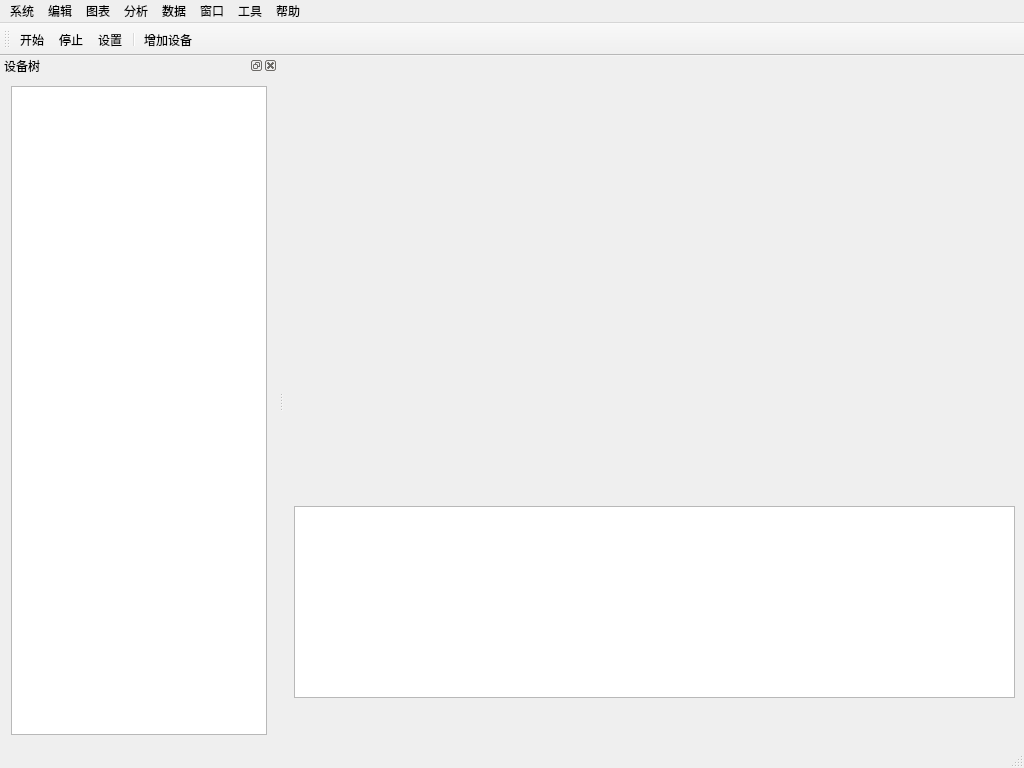
<?xml version="1.0" encoding="UTF-8"?>
<ui version="4.0">
 <class>MainWindow</class>
 <widget class="QMainWindow" name="MainWindow">
  <property name="geometry">
   <rect>
    <x>0</x>
    <y>0</y>
    <width>1024</width>
    <height>768</height>
   </rect>
  </property>
  <property name="sizePolicy">
   <sizepolicy hsizetype="Expanding" vsizetype="Expanding">
    <horstretch>0</horstretch>
    <verstretch>0</verstretch>
   </sizepolicy>
  </property>
  <property name="minimumSize">
   <size>
    <width>1024</width>
    <height>768</height>
   </size>
  </property>
  <property name="windowTitle">
   <string>LiteSolar</string>
  </property>
  <property name="windowIcon">
   <iconset>
    <normaloff>:/image/prefix1/rc/ic_launcher.png</normaloff>:/image/prefix1/rc/ic_launcher.png</iconset>
  </property>
  <property name="documentMode">
   <bool>false</bool>
  </property>
  <widget class="QWidget" name="centralWidget">
   <property name="sizePolicy">
    <sizepolicy hsizetype="Expanding" vsizetype="Expanding">
     <horstretch>0</horstretch>
     <verstretch>0</verstretch>
    </sizepolicy>
   </property>
   <property name="layoutDirection">
    <enum>Qt::LeftToRight</enum>
   </property>
   <property name="autoFillBackground">
    <bool>true</bool>
   </property>
   <widget class="QListWidget" name="listWidget">
    <property name="geometry">
     <rect>
      <x>10</x>
      <y>450</y>
      <width>721</width>
      <height>192</height>
     </rect>
    </property>
   </widget>
  </widget>
  <widget class="QMenuBar" name="menuBar">
   <property name="geometry">
    <rect>
     <x>0</x>
     <y>0</y>
     <width>1024</width>
     <height>26</height>
    </rect>
   </property>
   <widget class="QMenu" name="menuFile">
    <property name="title">
     <string>系统</string>
    </property>
    <addaction name="actionBegin"/>
    <addaction name="actionStop"/>
    <addaction name="separator"/>
    <addaction name="actionSetting"/>
    <addaction name="separator"/>
    <addaction name="actionImport"/>
    <addaction name="actionExport"/>
    <addaction name="separator"/>
    <addaction name="actionExit"/>
   </widget>
   <widget class="QMenu" name="menuDevice">
    <property name="title">
     <string>编辑</string>
    </property>
    <addaction name="actionNewUnit"/>
    <addaction name="actionEditUnit"/>
    <addaction name="separator"/>
    <addaction name="action3"/>
    <addaction name="action4"/>
    <addaction name="action5"/>
    <addaction name="separator"/>
    <addaction name="action6"/>
   </widget>
   <widget class="QMenu" name="menuData">
    <property name="title">
     <string>数据</string>
    </property>
    <widget class="QMenu" name="menu_3">
     <property name="title">
      <string>导出</string>
     </property>
     <addaction name="actionDdfdf"/>
    </widget>
    <addaction name="action4_2"/>
    <addaction name="action5_2"/>
    <addaction name="separator"/>
    <addaction name="menu_3"/>
    <addaction name="action7"/>
   </widget>
   <widget class="QMenu" name="menuHelp">
    <property name="title">
     <string>帮助</string>
    </property>
    <addaction name="actionOffical"/>
    <addaction name="actionHelp"/>
    <addaction name="separator"/>
    <addaction name="actionAbout"/>
   </widget>
   <widget class="QMenu" name="menu">
    <property name="title">
     <string>工具</string>
    </property>
    <addaction name="actionModbus"/>
   </widget>
   <widget class="QMenu" name="menuForm">
    <property name="title">
     <string>窗口</string>
    </property>
    <addaction name="actionMain"/>
    <addaction name="actionTree"/>
    <addaction name="actionDebug"/>
    <addaction name="separator"/>
    <addaction name="actionShow"/>
    <addaction name="actionHide"/>
   </widget>
   <widget class="QMenu" name="menuChart">
    <property name="title">
     <string>图表</string>
    </property>
    <addaction name="action1_2"/>
    <addaction name="action2_2"/>
    <addaction name="action3_2"/>
   </widget>
   <widget class="QMenu" name="menu_2">
    <property name="title">
     <string>分析</string>
    </property>
    <addaction name="actionPower"/>
   </widget>
   <addaction name="menuFile"/>
   <addaction name="menuDevice"/>
   <addaction name="menuChart"/>
   <addaction name="menu_2"/>
   <addaction name="menuData"/>
   <addaction name="menuForm"/>
   <addaction name="menu"/>
   <addaction name="menuHelp"/>
  </widget>
  <widget class="QToolBar" name="toolBar">
   <property name="windowTitle">
    <string>toolBar</string>
   </property>
   <property name="toolButtonStyle">
    <enum>Qt::ToolButtonTextUnderIcon</enum>
   </property>
   <attribute name="toolBarArea">
    <enum>TopToolBarArea</enum>
   </attribute>
   <attribute name="toolBarBreak">
    <bool>false</bool>
   </attribute>
   <addaction name="action"/>
   <addaction name="action_2"/>
   <addaction name="action_3"/>
   <addaction name="separator"/>
   <addaction name="action_4"/>
  </widget>
  <widget class="QStatusBar" name="statusBar"/>
  <widget class="QDockWidget" name="dockWidgetTree">
   <property name="windowTitle">
    <string>设备树</string>
   </property>
   <attribute name="dockWidgetArea">
    <number>1</number>
   </attribute>
   <widget class="QWidget" name="dockWidgetContents">
    <property name="sizePolicy">
     <sizepolicy hsizetype="Expanding" vsizetype="Expanding">
      <horstretch>0</horstretch>
      <verstretch>0</verstretch>
     </sizepolicy>
    </property>
    <layout class="QGridLayout" name="gridLayout">
     <item row="0" column="0">
      <widget class="QTreeWidget" name="treeWidget">
       <property name="minimumSize">
        <size>
         <width>100</width>
         <height>0</height>
        </size>
       </property>
       <property name="maximumSize">
        <size>
         <width>16777215</width>
         <height>16777215</height>
        </size>
       </property>
       <property name="headerHidden">
        <bool>true</bool>
       </property>
       <column>
        <property name="text">
         <string notr="true">1</string>
        </property>
       </column>
      </widget>
     </item>
    </layout>
   </widget>
  </widget>
  <action name="actionBegin">
   <property name="text">
    <string>开始通讯</string>
   </property>
   <property name="toolTip">
    <string>开始通讯</string>
   </property>
  </action>
  <action name="action">
   <property name="icon">
    <iconset resource="solar.qrc">
     <normaloff>:/image/rc/icon-play.png</normaloff>:/image/rc/icon-play.png</iconset>
   </property>
   <property name="text">
    <string>开始</string>
   </property>
  </action>
  <action name="action_2">
   <property name="icon">
    <iconset resource="solar.qrc">
     <normaloff>:/image/rc/icon-stop.png</normaloff>:/image/rc/icon-stop.png</iconset>
   </property>
   <property name="text">
    <string>停止</string>
   </property>
  </action>
  <action name="action_3">
   <property name="icon">
    <iconset resource="solar.qrc">
     <normaloff>:/image/rc/edit-device.png</normaloff>:/image/rc/edit-device.png</iconset>
   </property>
   <property name="text">
    <string>设置</string>
   </property>
  </action>
  <action name="action_4">
   <property name="icon">
    <iconset resource="solar.qrc">
     <normaloff>:/image/rc/iocn-add.png</normaloff>:/image/rc/iocn-add.png</iconset>
   </property>
   <property name="text">
    <string>增加设备</string>
   </property>
  </action>
  <action name="actionOffical">
   <property name="text">
    <string>官网</string>
   </property>
  </action>
  <action name="actionHelp">
   <property name="text">
    <string>帮助</string>
   </property>
  </action>
  <action name="actionAbout">
   <property name="text">
    <string>关于</string>
   </property>
  </action>
  <action name="actionStop">
   <property name="text">
    <string>停止通讯</string>
   </property>
   <property name="toolTip">
    <string>停止通讯</string>
   </property>
  </action>
  <action name="actionSetting">
   <property name="text">
    <string>系统设置</string>
   </property>
   <property name="toolTip">
    <string>系统设置</string>
   </property>
  </action>
  <action name="actionExit">
   <property name="text">
    <string>退出</string>
   </property>
   <property name="toolTip">
    <string>退出</string>
   </property>
  </action>
  <action name="actionNewUnit">
   <property name="text">
    <string>新建分区</string>
   </property>
   <property name="toolTip">
    <string>新建分区</string>
   </property>
  </action>
  <action name="actionEditUnit">
   <property name="text">
    <string>编辑分区</string>
   </property>
   <property name="toolTip">
    <string>编辑分区</string>
   </property>
  </action>
  <action name="action3">
   <property name="text">
    <string>新建设备</string>
   </property>
   <property name="toolTip">
    <string>新建设备</string>
   </property>
  </action>
  <action name="action4">
   <property name="text">
    <string>修改设备</string>
   </property>
   <property name="toolTip">
    <string>修改设备</string>
   </property>
  </action>
  <action name="action5">
   <property name="text">
    <string>删除设备</string>
   </property>
   <property name="toolTip">
    <string>删除设备</string>
   </property>
  </action>
  <action name="action6">
   <property name="text">
    <string>批量删除设备</string>
   </property>
   <property name="toolTip">
    <string>批量删除设备</string>
   </property>
  </action>
  <action name="action1_2">
   <property name="text">
    <string>实时曲线</string>
   </property>
   <property name="toolTip">
    <string>实时曲线</string>
   </property>
  </action>
  <action name="action2_2">
   <property name="text">
    <string>历史曲线</string>
   </property>
   <property name="toolTip">
    <string>历史曲线</string>
   </property>
  </action>
  <action name="action3_2">
   <property name="text">
    <string>发电统计</string>
   </property>
   <property name="toolTip">
    <string>发电统计</string>
   </property>
  </action>
  <action name="action4_2">
   <property name="text">
    <string>历史数据</string>
   </property>
   <property name="toolTip">
    <string>历史数据</string>
   </property>
  </action>
  <action name="action5_2">
   <property name="text">
    <string>历史事件</string>
   </property>
   <property name="toolTip">
    <string>历史事件</string>
   </property>
  </action>
  <action name="action7">
   <property name="text">
    <string>光伏报表</string>
   </property>
   <property name="toolTip">
    <string>光伏报表</string>
   </property>
  </action>
  <action name="actionDdfdf">
   <property name="text">
    <string>数据导出</string>
   </property>
   <property name="toolTip">
    <string>数据导出</string>
   </property>
  </action>
  <action name="actionExport">
   <property name="text">
    <string>导出</string>
   </property>
  </action>
  <action name="actionImport">
   <property name="text">
    <string>导入</string>
   </property>
  </action>
  <action name="actionModbus">
   <property name="text">
    <string>Modbus地址探测</string>
   </property>
  </action>
  <action name="actionMain">
   <property name="text">
    <string>主窗口</string>
   </property>
  </action>
  <action name="actionTree">
   <property name="text">
    <string>设备树</string>
   </property>
  </action>
  <action name="actionDebug">
   <property name="text">
    <string>调试输出窗口</string>
   </property>
  </action>
  <action name="actionPower">
   <property name="text">
    <string>功率分析</string>
   </property>
  </action>
  <action name="actionShow">
   <property name="text">
    <string>显示所有</string>
   </property>
  </action>
  <action name="actionHide">
   <property name="text">
    <string>隐藏所有</string>
   </property>
  </action>
 </widget>
 <layoutdefault spacing="6" margin="11"/>
 <resources>
  <include location="solar.qrc"/>
 </resources>
 <connections/>
</ui>
